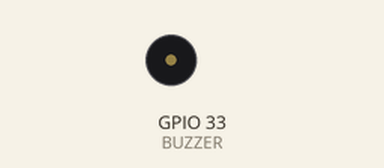
A sketch run on a simulated ESP32. Parts: buzzer (waves = sounding).

Above: at 0.17 s.
Timing chart, 0 to 3.0 s (numbered marks = the images above):
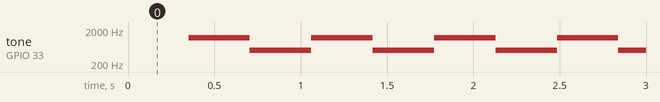

The sketch:

L06_Siren.ino
```cpp
// Lesson 6 challenge solution: police siren
// Passive buzzer on 33. The pitch sweeps up and down.

const int BUZZER = 33;

void setup() {
}

void loop() {
  for (int f = 500; f <= 1200; f = f + 10) {
    tone(BUZZER, f);
    delay(5);
  }
  for (int f = 1200; f >= 500; f = f - 10) {
    tone(BUZZER, f);
    delay(5);
  }
}
```

Measured:
- by itself, tone on GPIO 33 (BUZZER): alternates 1200 Hz for 0.36 s and 500 Hz for 0.36 s
